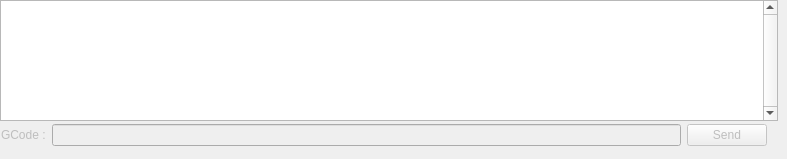
     <widget class="QWidget" name="tabGrbl">
      <attribute name="title">
       <string>GrblCom</string>
      </attribute>
      <widget class="QWidget" name="frmGcodeInput" native="true">
       <property name="enabled">
        <bool>false</bool>
       </property>
       <property name="geometry">
        <rect>
         <x>1</x>
         <y>120</y>
         <width>766</width>
         <height>30</height>
        </rect>
       </property>
       <layout class="QHBoxLayout" name="horizontalLayout_7">
        <property name="leftMargin">
         <number>0</number>
        </property>
        <property name="topMargin">
         <number>2</number>
        </property>
        <property name="rightMargin">
         <number>0</number>
        </property>
        <property name="bottomMargin">
         <number>2</number>
        </property>
        <item>
         <widget class="QLabel" name="label_8">
          <property name="text">
           <string notr="true">GCode :</string>
          </property>
         </widget>
        </item>
        <item>
         <widget class="gcodeQLineEdit" name="txtGCode">
          <property name="minimumSize">
           <size>
            <width>600</width>
            <height>0</height>
           </size>
          </property>
          <property name="focusPolicy">
           <enum>Qt::StrongFocus</enum>
          </property>
          <property name="clearButtonEnabled">
           <bool>true</bool>
          </property>
         </widget>
        </item>
        <item>
         <widget class="QPushButton" name="btnSend">
          <property name="minimumSize">
           <size>
            <width>0</width>
            <height>0</height>
           </size>
          </property>
          <property name="text">
           <string>Send</string>
          </property>
         </widget>
        </item>
       </layout>
      </widget>
      <widget class="QTextEdit" name="txtGrblOutput">
       <property name="geometry">
        <rect>
         <x>0</x>
         <y>0</y>
         <width>778</width>
         <height>121</height>
        </rect>
       </property>
       <property name="minimumSize">
        <size>
         <width>0</width>
         <height>0</height>
        </size>
       </property>
       <property name="font">
        <font>
         <family>Monospace</family>
        </font>
       </property>
       <property name="verticalScrollBarPolicy">
        <enum>Qt::ScrollBarAlwaysOn</enum>
       </property>
       <property name="lineWrapMode">
        <enum>QTextEdit::NoWrap</enum>
       </property>
      </widget>
     </widget>
